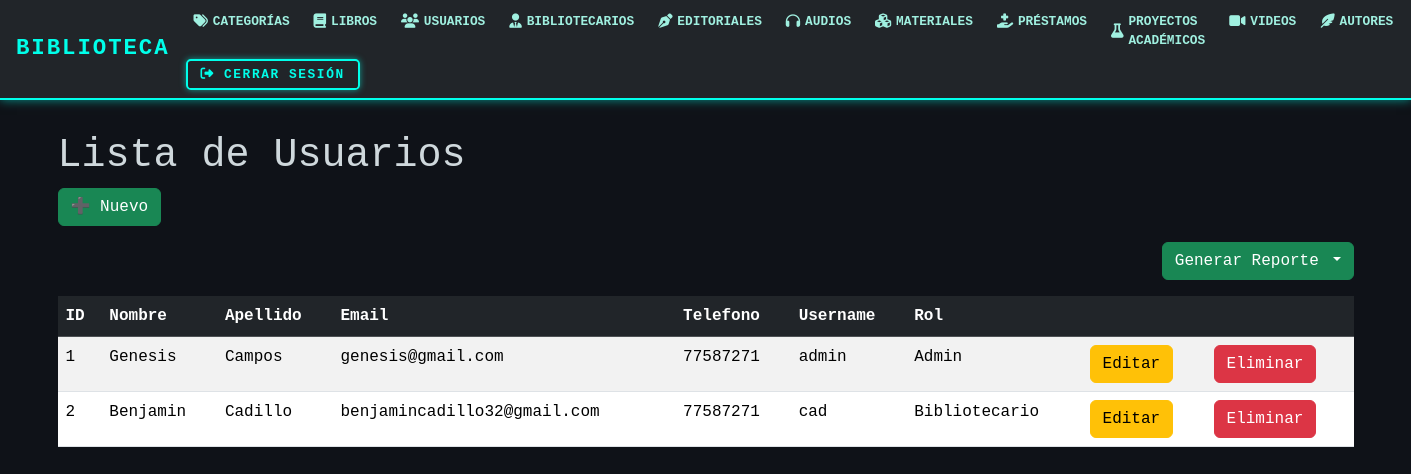
/usuarios/, run on an earlier commit of the app's database.
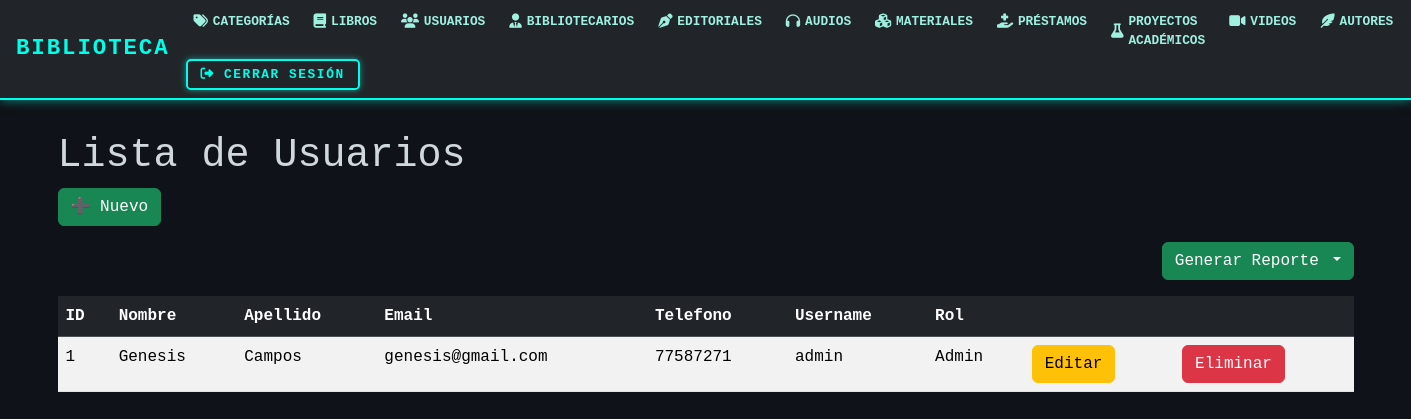
And on a later commit of the database.
### models/usuario_model.py (models this page shows, shortened)
class Usuario(db.Model):
    __tablename__ = "usuarios"
    id = db.Column(db.Integer,primary_key=True)
    nombre = db.Column(db.String(80),nullable=False)
    apellido = db.Column(db.String(80),nullable=False)
    email = db.Column(db.String(120),nullable=False)
    telefono = db.Column(db.String(20),nullable=False)
    username = db.Column(db.String(20),nullable=False)
    password = db.Column(db.String,nullable=False)
    tipo = db.Column(db.String(20),nullable=False)
    @staticmethod #no depende de la clase
    def get_all():
        return Usuario.query.all()

### controllers/usuario_controllers.py (the view)
@usuario_bp.route("/")
def index():
    usuarios = Usuario.get_all()
    return usuario_view.list(usuarios)

### views/usuario_view.py (called while the page is built)
def list(usuarios):
    return render_template('usuarios/index.html', usuarios=usuarios)

### templates/usuarios/index.html (shortened to what this page needs)
{% extends 'base.html' %}
{% block content %}
<h1>Lista de Usuarios</h1>
<a href="{{url_for('usuario.create')}}" class="btn btn-success mb-3"> ➕ Nuevo</a>
<div class="mb-3 text-end">
    <div class="btn-group">
        <button class="btn btn-success dropdown-toggle" data-bs-toggle="dropdown" aria-expanded="false">
            Generar Reporte
        </button>
    </div>
</div>
<table class="table table-striped">
    <thead class="table-dark">
        <tr>
            <th>ID</th>
            <th>Nombre</th>
            <th>Apellido</th>
            <th>Email</th>
            <th>Telefono</th>
            <th>Username</th>
            <th>Rol</th>
            <th></th>
            <th></th>
        </tr>
    </thead>
    {% for item in usuarios %}
    <tr>
        <td>{{item.id}}</td>
        <td>{{item.nombre}}</td>
        <td>{{item.apellido}}</td>
        <td>{{item.email}}</td>
        <td>{{item.telefono}}</td>
        <td>{{item.username}}</td>
        <td>{{item.tipo}}</td>
        <td>
            <a href="{{url_for('usuario.edit',id=item.id)}}" class="btn btn-warning">Editar</a>
        </td>
        <td>
            <a href="{{ url_for('usuario.delete', id=item.id) }}"
   class="btn btn-danger"
   onclick="return confirm('¿Estás seguro de que deseas eliminar a {{ item.nombre }} {{ item.apellido }}?');">
   Eliminar
</a>
        </td>
    </tr>
    {% endfor %}
</table>
{% endblock %}

What changed in the data, as far as the page shows it:
removed Usuario: id "2", nombre "Benjamin", apellido "Cadillo", email "benjamincadillo32@gmail.com", telefono "77587271", username "cad", tipo "Bibliotecario"
